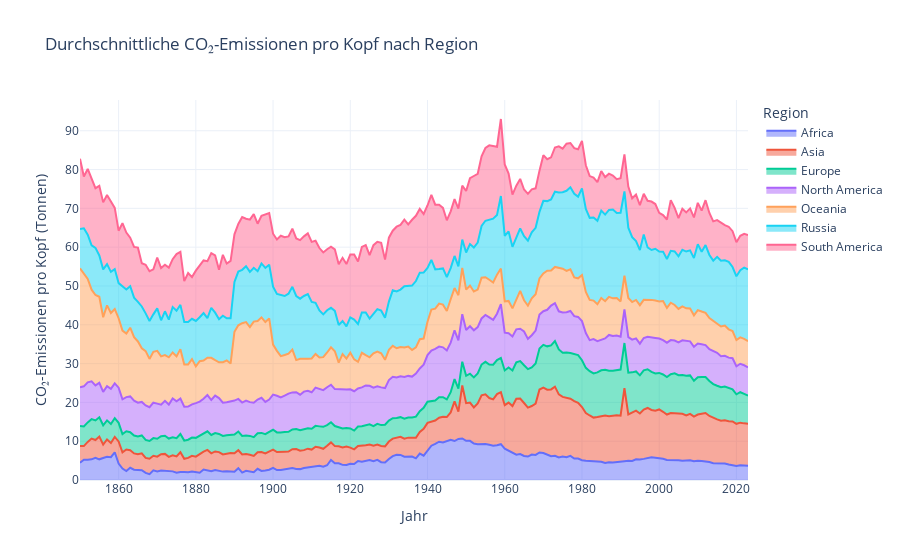

This figure's notebook cell:
### Code cell
def plot_emissions_per_capita_by_region(capita_df, excluded_categories=['all']):

    # Reinigung
    capita_clean = exclude_entities(capita_df, excluded_categories)

    # Mapping
    capita_clean['Region'] = capita_clean['Entity'].map(entity_to_region)
    capita_clean = capita_clean.dropna(subset=['Region'])

    # Mean des Verbrauchs / Einwohner & Region
    df_grouped = capita_clean.groupby(['Year', 'Region'])['Co2_capita_emissions'].mean().reset_index()

    # Graphique
    fig4 = px.area(
        df_grouped,
        x='Year',
        y='Co2_capita_emissions',
        color='Region',
        labels={
            'Year': 'Jahr',
            'Co2_capita_emissions': 'CO₂-Emissionen pro Kopf (Tonnen)',
            'Region': 'Region'
        },
        title='Durchschnittliche CO₂-Emissionen pro Kopf nach Region'
    )

    fig4.update_layout(template='plotly_white')
    fig4.show()
plot_emissions_per_capita_by_region(capita_co2_emmissions)

### Figure 1 — Plotly figure (JSON) as saved in the notebook; plotly's stock layout.template omitted (floating-point values rounded to 4 significant figures; data arrays with more than 128 entries replaced by an {"elided": "..."} marker saying what was removed)
{"data": [{"fillpattern": {"shape": ""}, "hovertemplate": "Region=Africa<br>Jahr=%{x}<br>CO₂-Emissionen pro Kopf (Tonnen)=%{y}<extra></extra>", "legendgroup": "Africa", "line": {"color": "#636efa"}, "marker": {"symbol": "circle"}, "mode": "lines", "name": "Africa", "orientation": "v", "showlegend": true, "stackgroup": "1", "type": "scatter", "x": {"elided": "174 int values"}, "xaxis": "x", "y": {"elided": "174 float values"}, "yaxis": "y"}, {"fillpattern": {"shape": ""}, "hovertemplate": "Region=Asia<br>Jahr=%{x}<br>CO₂-Emissionen pro Kopf (Tonnen)=%{y}<extra></extra>", "legendgroup": "Asia", "line": {"color": "#EF553B"}, "marker": {"symbol": "circle"}, "mode": "lines", "name": "Asia", "orientation": "v", "showlegend": true, "stackgroup": "1", "type": "scatter", "x": {"elided": "174 int values"}, "xaxis": "x", "y": {"elided": "174 float values"}, "yaxis": "y"}, {"fillpattern": {"shape": ""}, "hovertemplate": "Region=Europe<br>Jahr=%{x}<br>CO₂-Emissionen pro Kopf (Tonnen)=%{y}<extra></extra>", "legendgroup": "Europe", "line": {"color": "#00cc96"}, "marker": {"symbol": "circle"}, "mode": "lines", "name": "Europe", "orientation": "v", "showlegend": true, "stackgroup": "1", "type": "scatter", "x": {"elided": "174 int values"}, "xaxis": "x", "y": {"elided": "174 float values"}, "yaxis": "y"}, {"fillpattern": {"shape": ""}, "hovertemplate": "Region=North America<br>Jahr=%{x}<br>CO₂-Emissionen pro Kopf (Tonnen)=%{y}<extra></extra>", "legendgroup": "North America", "line": {"color": "#ab63fa"}, "marker": {"symbol": "circle"}, "mode": "lines", "name": "North America", "orientation": "v", "showlegend": true, "stackgroup": "1", "type": "scatter", "x": {"elided": "174 int values"}, "xaxis": "x", "y": {"elided": "174 float values"}, "yaxis": "y"}, {"fillpattern": {"shape": ""}, "hovertemplate": "Region=Oceania<br>Jahr=%{x}<br>CO₂-Emissionen pro Kopf (Tonnen)=%{y}<extra></extra>", "legendgroup": "Oceania", "line": {"color": "#FFA15A"}, "marker": {"symbol": "circle"}, "mode": "lines", "name": "Oceania", "orientation": "v", "showlegend": true, "stackgroup": "1", "type": "scatter", "x": {"elided": "174 int values"}, "xaxis": "x", "y": {"elided": "174 float values"}, "yaxis": "y"}, {"fillpattern": {"shape": ""}, "hovertemplate": "Region=Russia<br>Jahr=%{x}<br>CO₂-Emissionen pro Kopf (Tonnen)=%{y}<extra></extra>", "legendgroup": "Russia", "line": {"color": "#19d3f3"}, "marker": {"symbol": "circle"}, "mode": "lines", "name": "Russia", "orientation": "v", "showlegend": true, "stackgroup": "1", "type": "scatter", "x": {"elided": "174 int values"}, "xaxis": "x", "y": {"elided": "174 float values"}, "yaxis": "y"}, {"fillpattern": {"shape": ""}, "hovertemplate": "Region=South America<br>Jahr=%{x}<br>CO₂-Emissionen pro Kopf (Tonnen)=%{y}<extra></extra>", "legendgroup": "South America", "line": {"color": "#FF6692"}, "marker": {"symbol": "circle"}, "mode": "lines", "name": "South America", "orientation": "v", "showlegend": true, "stackgroup": "1", "type": "scatter", "x": {"elided": "174 int values"}, "xaxis": "x", "y": {"elided": "174 float values"}, "yaxis": "y"}], "layout": {"legend": {"title": {"text": "Region"}, "tracegroupgap": 0}, "title": {"text": "Durchschnittliche CO₂-Emissionen pro Kopf nach Region"}, "xaxis": {"anchor": "y", "domain": [0, 1], "title": {"text": "Jahr"}}, "yaxis": {"anchor": "x", "domain": [0, 1], "title": {"text": "CO₂-Emissionen pro Kopf (Tonnen)"}}}}
